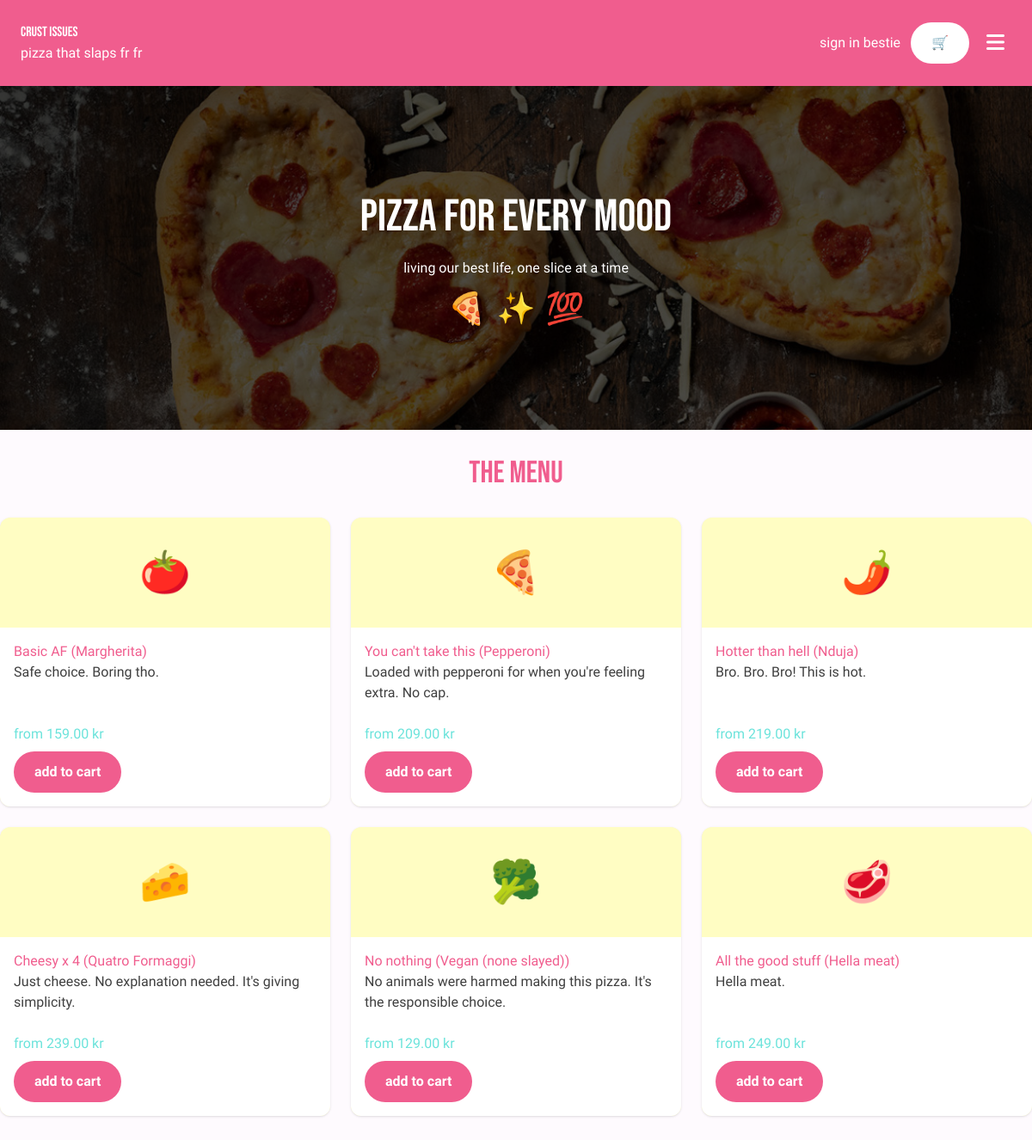
The page / on the database its author committed.
### application/models.py (models this page shows, shortened)
class Pizza(models.Model):
    name = models.CharField(max_length=100)
    base_price = models.DecimalField(max_digits=6, decimal_places=2)
    available_toppings = models.ManyToManyField(Topping, blank=True)
    icon = models.CharField(max_length=255)
    description = models.CharField(max_length=100)
    available = models.BooleanField(default=True, db_index=True)

### application/views.py (the view)
# urls.py: path("", views.home, name="home"),
def home(request):
   all_pizzas = Pizza.objects.filter(available=True)
   return render(request, "home.html", {"pizzas": all_pizzas})

### application/templates/home.html
{% extends "layout.html" %} {% block content %}
<div class="hero-wrapper">
  <div class="hero-container center col">
    <h2>PIZZA FOR EVERY MOOD</h2>
    <p>living our best life, one slice at a time</p>
    <div class="row">
      <div class="wiggle emoji">🍕</div>
      <div class="wiggle emoji">✨</div>
      <div class="wiggle emoji">💯</div>
    </div>
  </div>
  <img src="/static/images/main-pizza.png" alt="" />
  <div class="overlay"></div>
</div>
<div class="text-center my-6">
  <h2 class="bebas-neue text-pink" style="font-size: 36px">The menu</h2>
</div>
<div class="grid grid-cols-1 md:grid-cols-2 lg:grid-cols-3 gap-6">
  {% for pizza in pizzas %} {% include "components/pizza-card.html" %}
  {%endfor%}
</div>
{% endblock %}

### application/templates/components/pizza-card.html
<a
  id="add-pizza-{{pizza.id}}"
  href="{% url 'application:select-pizza' pizza_id=pizza.id %}"
>
  <div class="flex flex-col rounded-xl shadow-sm bg-yellow">
    <div class="h-32 flex justify-center items-center">
      <figure class="text-5xl">{{ pizza.icon }}</figure>
    </div>
    <div class="bg-white h-52 p-4 rounded-b-xl flex flex-col justify-between">
      <div>
        <h3 class="text-pink">{{ pizza.name }}</h3>
        <p class="text-black max-w-[80ch]">{{ pizza.description }}</p>
      </div>
      <div class="space-y-2">
        <p class="text-turqoise">from {{ pizza.base_price }} kr</p>
        <button class="cta cta-primary w-fit">add to cart</button>
      </div>
    </div>
  </div>
</a>

### application/static/css/styles.css (style rules this page uses)
* { font-family: "Quicksand", sans-serif; }
:root { --color-purple: rgb(254, 250, 254); --color-pink: rgb(240, 93, 142); --color-white: white; --color-turqoise: rgb(107, 227, 219); --color-light-turqoise: rgb(197, 248, 244); --color-yellow: rgb(255, 253, 195); --color-black: rgb(63, 63, 63); --spacing-small: 0.5rem; --spacing-medium: 0.75rem; --spacing-large: 1.5rem; --rounded: 35px; --rounded-full: 50%; color: var(--color-black); }
h1, h2 { font-family: "Bebas Neue", sans-serif; }
.bebas-neue { font-family: "Bebas Neue", sans-serif; }
a { text-decoration: none; color: var(--color-white); }
button { cursor: pointer; }
.cta { padding: var(--spacing-medium) var(--spacing-large); font-weight: 900; text-align: center; }
.cta-primary { background-color: var(--color-pink); border-radius: var(--rounded); color: var(--color-white); }
.row { display: flex; gap: var(--spacing-medium); align-items: center; }
.col { display: flex; flex-direction: column; gap: var(--spacing-small); align-items: center; }
.center { display: flex; align-items: center; justify-content: center; }
.hero-container { position: absolute; inset: 0; z-index: 1; color: var(--color-white); }
.hero-container > h2 { font-size: 52px; }
.hero-wrapper { position: relative; height: 400px; width: 100vw; }
.hero-wrapper > img { position: absolute; inset: 0; height: 100%; width: 100%; object-fit: cover; }
.overlay { position: absolute; inset: 0; background-color: rgba(0, 0, 0, 0.7); }
.emoji { font-size: 36px; }
.w-fit { width: fit-content; }
.bg-yellow { background-color: var(--color-yellow); }
.text-turqoise { color: var(--color-turqoise); }
.text-pink { color: var(--color-pink); }
.text-black { color: var(--color-black); }
.wiggle { display: inline-block; animation: wiggle 0.6s ease-in-out infinite; }

### rows shown on the page
Pizza: icon "🍅", name "Basic AF (Margherita)", description "Safe choice. Boring tho.", base_price "159.00"
Pizza: icon "🍕", name "You can't take this (Pepperoni)", description "Loaded with pepperoni for when you're feeling extra. No cap.", base_price "209.00"
Pizza: icon "🌶️", name "Hotter than hell (Nduja)", description "Bro. Bro. Bro! This is hot.", base_price "219.00"
Pizza: icon "🧀", name "Cheesy x 4 (Quatro Formaggi)", description "Just cheese. No explanation needed. It's giving simplicity.", base_price "239.00"
Pizza: icon "🥦", name "No nothing (Vegan (none slayed))", description "No animals were harmed making this pizza. It's the responsible choice.", base_price "129.00"
Pizza: icon "🥩", name "All the good stuff (Hella meat)", description "Hella meat.", base_price "249.00"
